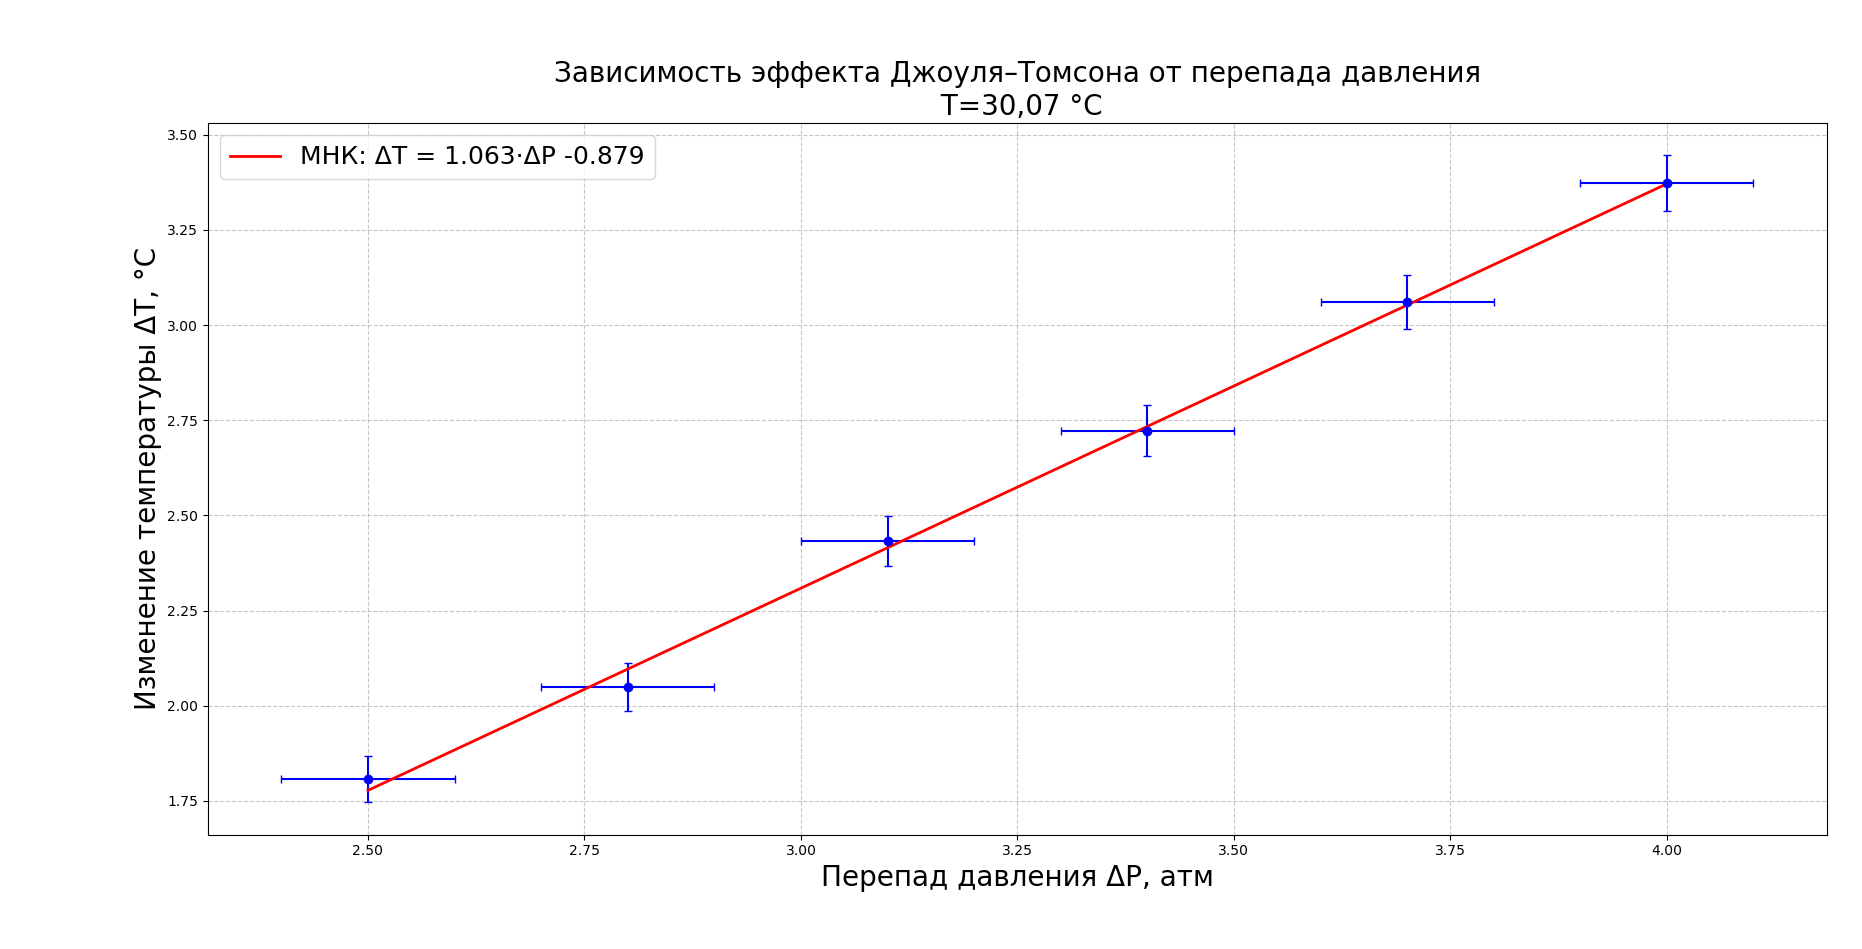

Recreate this plot in Python.
import numpy as np
import matplotlib.pyplot as plt

# Данные
P = np.array([4.0, 3.7, 3.4, 3.1, 2.8, 2.5])          # перепад давления, атм
T = np.array([3.37349397590361, 3.06024096385542,
              2.72289156626506, 2.43373493975904,
              2.04819277108434, 1.80722891566265])    # изменение температуры, °C
err_T = np.array([0.0725794745246045, 0.0703149949194368,
                  0.0678763245754101, 0.0657860357091015,
                  0.0629989838873567, 0.0612570764987662])  # погрешности T
err_P = 0.1  # погрешность давления (постоянная для всех точек)

# Линейная регрессия (МНК)
coeffs = np.polyfit(P, T, 1)
slope, intercept = coeffs
print(f"Коэффициент наклона (μ) = {slope:.4f} °C/атм")
print(f"Свободный член = {intercept:.4f} °C")

# Оценка погрешности наклона
residuals = T - (slope*P + intercept)
s2 = np.sum(residuals**2) / (len(P)-2)
var_slope = s2 / np.sum((P - np.mean(P))**2)
std_slope = np.sqrt(var_slope)
print(f"Погрешность наклона: {std_slope:.4f} °C/атм")

# Построение графика
plt.figure(figsize=(8,6))
plt.errorbar(P, T, yerr=err_T, xerr=err_P, fmt='o', capsize=3, color='blue', markersize=6)
x_fit = np.linspace(2.5, 4, 100)
y_fit = slope * x_fit + intercept
plt.plot(x_fit, y_fit, 'r-', linewidth=2,
         label=f'МНК: ΔT = {slope:.3f}·ΔP {intercept:.3f}')
plt.xlabel('Перепад давления ΔP, атм', fontsize=20)
plt.ylabel('Изменение температуры ΔT, °C', fontsize=20)
plt.title('Зависимость эффекта Джоуля–Томсона от перепада давления\n T=30,07 °C', fontsize=20)
plt.grid(True, linestyle='--', alpha=0.7)
plt.legend(fontsize=18)
plt.tight_layout()
plt.show()
